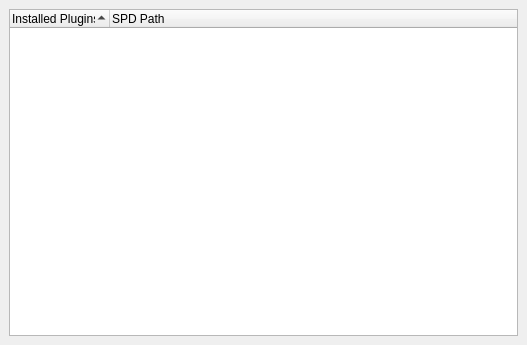
<ui version="4.0" >
 <author></author>
 <comment></comment>
 <exportmacro></exportmacro>
 <class>PluginsTabWidgetBase</class>
 <widget class="QWidget" name="PluginsTabWidgetBase" >
  <property name="geometry" >
   <rect>
    <x>0</x>
    <y>0</y>
    <width>527</width>
    <height>345</height>
   </rect>
  </property>
  <property name="sizePolicy" >
   <sizepolicy>
    <hsizetype>7</hsizetype>
    <vsizetype>7</vsizetype>
    <horstretch>0</horstretch>
    <verstretch>0</verstretch>
   </sizepolicy>
  </property>
  <property name="windowTitle" >
   <string>Plugins</string>
  </property>
  <layout class="QGridLayout" >
   <property name="margin" >
    <number>9</number>
   </property>
   <property name="spacing" >
    <number>6</number>
   </property>
   <item row="0" column="0" >
    <widget class="QTreeWidget" name="pluginsListView_" >
     <property name="selectionMode" >
      <enum>QAbstractItemView::NoSelection</enum>
     </property>
     <property name="rootIsDecorated" >
      <bool>false</bool>
     </property>
     <property name="uniformRowHeights" >
      <bool>true</bool>
     </property>
     <property name="itemsExpandable" >
      <bool>false</bool>
     </property>
     <property name="sortingEnabled" >
      <bool>true</bool>
     </property>
     <column>
      <property name="text" >
       <string>Installed Plugins</string>
      </property>
     </column>
     <column>
      <property name="text" >
       <string>SPD Path</string>
      </property>
     </column>
    </widget>
   </item>
  </layout>
 </widget>
 <layoutdefault spacing="6" margin="11" />
 <pixmapfunction>qPixmapFromMimeSource</pixmapfunction>
 <resources/>
 <connections/>
</ui>
